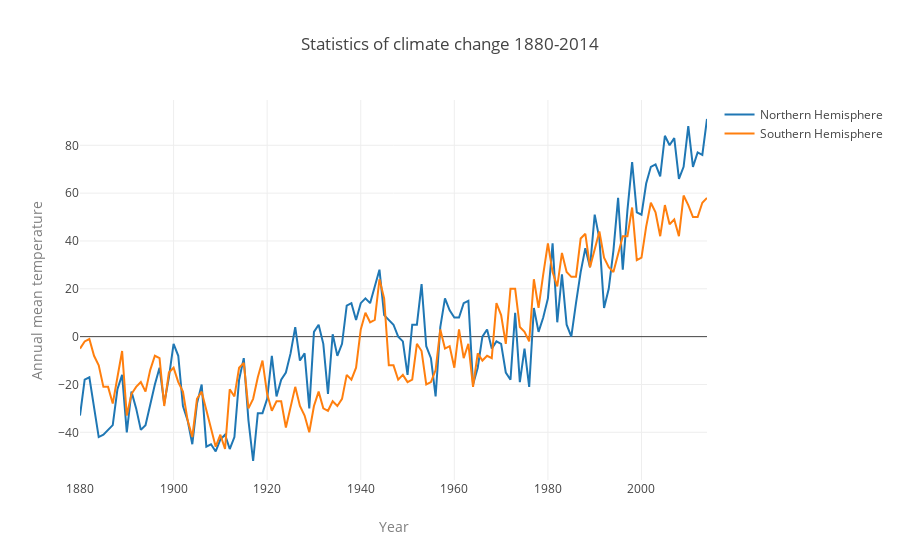

Notebook source saved alongside this figure:
### Code cell
iplot(fig, show_link=False)

### Figure 1 — Plotly figure (JSON) as saved in the notebook; plotly's stock layout.template omitted (floating-point values rounded to 4 significant figures; data arrays with more than 128 entries replaced by an {"elided": "..."} marker saying what was removed)
{"data": [{"name": "Northern Hemisphere", "type": "scatter", "x": {"elided": "135 int values"}, "y": {"elided": "135 int values"}}, {"name": "Southern Hemisphere", "type": "scatter", "x": {"elided": "135 int values"}, "y": {"elided": "135 int values"}}], "layout": {"title": "Statistics of climate change 1880-2014", "xaxis": {"title": "Year", "titlefont": {"color": "#7f7f7f"}}, "yaxis": {"title": "Annual mean temperature ", "titlefont": {"color": "#7f7f7f"}}}}
